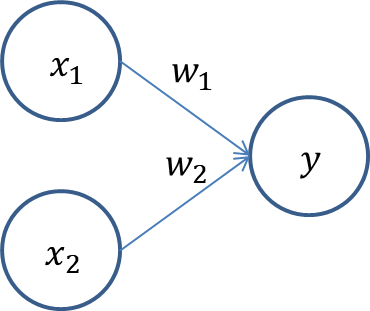
#> input picture deep_learning_from_scratch/book_1/chapter2/images/fig 2-1.png, 370 x 311 px, found by its file name
$ jupyter execute --allow-errors chapter02.ipynb
#> lines starting #> are read from the running program, lines starting #| are printed output that depends on the picture
# Chapter 02 자연어와 단어의 분산 표현

자연어 처리가 다루는 분야는 다양하지만, 그 본질적 문제는 컴퓨터가 우리의 말을 알아듣게(이해하게) 만드는 것이다. 이번 장은 컴퓨터에 말을 이해시킨다는 것이 무슨 뜻인지, 그리고 어떤 방법들이 존재하는지를 중심으로 진행한다. 특히 고전적인 기법(딥러닝 등장 이전의 기법)들을 자세히 살펴보고자 한다.

또한 이번 장에서는 파이썬으로 텍스트를 다루는 연습도 겸한다. 텍스트를 단어로 분할하는 처리나 단어를 단어 ID로 변환하는 처리 등을 구현한다.

## 2.1 자연어 처리란

- $\textbf{자연어}^{\text{natural language}}$ : 한국어와 영어 등 우리가 평소에 쓰는 말. '부드러운 언어'
- $\textbf{자연어 처리}^{\text{Natural Language Processing}}$ : 자연어를 처리하는 분야 $\rightarrow$ 우리의 말을 컴퓨터에게 이해시키기 위한 기술(분야)
- 프로그래밍 언어 : 컴퓨터가 이해할 수 있는 언어. 정해진 문법에 따라 컴퓨터가 코드를 해석. '딱딱한 언어'

### 2.1.1 단어의 의미

말은 '문자'로 구성되며, 말의 의미는 '단어'로 구성됨. 즉 단어는 의미의 최소 단위가 되며, 자연어를 컴퓨터에게 이해시키기 위해 '단어의 의미'를 이해시키는게 중요.

'단어의 의미'를 잘 팍악하는 표현 방법 : 시소러스를 활용한 기법, 통계 기반 기법, 추론 기반 기법(word2vec)

- 시소러스(thesaurus) : 사람의 손으로 만든 유의어 사전
- 통계 기반 기법 : 통계 정보로부터 단어를 표현하는 기법
- word2vec : 신경망을 활용한 '추론 기반' 기법

## 2.2 시소러스

'단어의 의미'를 나타내는 가장 일반적인 방법 : 사람이 직접 단어의 의미를 정의하는 방식

자연어 처리의 역사를 돌이켜보면, 초기에는 주로 $\textbf{시소러스}^{\text{thesaurus}}$형태의 사전을 활용해왔음.

시소러스란 유의어 사전으로, '뜻이 같은 단어(동의어)'나 '뜻이 비슷한 단어(유의어)'가 한 그룹으로 분류되어 있음.

[cell 1]
from PIL import Image

Image.open('C:\\Users\\AAA\\self_study\\deep_learning_from_scratch\\book_2\\images\\fig 2-1.png')

자연어 처리에 이용되는 시소러스에서는 단어 사이의 '상위와 하위' 혹은 '전체와 부분'등, 더 디테일한 관계까지 정의해둔 경우가 있음. 다음 그림의 경우 각 단어의 관계를 그래프 구조로 정의함.

#> (a cell that did not finish here is left out)

이와 같이 모든 단어에 대한 유의어 집합을 만든 다음, 단어들의 관계를 그래프로 표현해서 단어 사이의 연결을 정의할 수 있음.

그러면 이러한 '단어 네트워크'를 이용하여 컴퓨터에게 단어 사이의 관계를 가르칠 수 있음.

### 2.2.1 WordNet

자연어 처리 분야에서 가장 유명한 시소러스는 $\textbf{WordNet}$이다.

WordNet은 프린스턴 대학교에서 1985년부터 구축하기 시작한 전통 있는 시소러스로, 지금까지 많은 연구와 다양한 자연어 처리 어플리케이션에서 활용되고 있다.

WordNet을 사용하면 유의어를 얻거나 '단어 네트워크'를 이용할 수 있다. 또한 단어 네트워크를 사용해서 단어 사이의 유사도를 구할 수도 있다.

### 2.2.2 시소러스의 문제점

WordNet과 같은 시소러스에는 수많은 단어에 대한 동의어와 계층 구조 등의 관계가 정의되어 있다.

이러한 지식을 이용하면 '단어의 의미'를 간접적으로라도 컴퓨터에 전달할 수 있다.

하지만 이와 같은 사람이 수작업으로 일일이 레이블링하는 방식에는 크나큰 단점이 존재한다.

1. $\textbf{시대 변화에 대응하기 어렵다.}$

2. $\textbf{사람을 쓰는 비용은 크다.}$

3. $\textbf{단어의 미묘한 차이를 표현할 수 없다.}$

이와 같이 시소러스를 사용하는 기법(단어의 의미를 사람이 정의하는 기법)에는 커다란 문제가 있다.

이 문제를 피하기 위해, '통계 기반 기법'과 신경망을 사용하는 '추론 기반 기법'에 대해 알아보고자 한다.

두 기법에서는 대량의 텍스트 데이터로부터 '단어의 의미'를 자동으로 추출한다.

## 2.3 통계 기반 기법

$\textbf{말뭉치}^{\text{corpus}}$ : 대량의 텍스트 데이터. 주로 자연어 처리 연구나 어플리케이션을 염두에 두고 수집된 데이터를 의미.

말뭉치에는 문장을 쓰는 방법, 단어를 쓰는 방법, 단어의 의미 등 사람이 알고 있는 자연어에 대한 지식이 포함되어 있음.

통계 기반 기법의 목표는 사람의 지식으로 가득한 말뭉치에서 자동으로, 그리고 효율적으로 그 핵심을 추출하는 것.

### 2.3.1 파이썬으로 말뭉치 전처리하기

파이썬의 대화 모드를 활용한 매우 작은 텍스트 데이터(말뭉치)에 전처리(preprocessing)하기

(여기서 전처리란 텍스트 데이터를 단어로 분할하고 그 분할된 단어들을 단어 ID 목록으로 변환하는 일)

[cell 3]
text = "You say goodbye and I say hello."
#> text = 'You say goodbye and I say hello.'

[cell 4]
text = text.lower()
#> text = 'you say goodbye and i say hello.'
text = text.replace('.', ' .')
#> text = 'you say goodbye and i say hello .'

words = text.split(' ')
#> words = ['you', 'say', 'goodbye', 'and', 'i', 'say', 'hello', '.']
print(words)
#| ['you', 'say', 'goodbye', 'and', 'i', 'say', 'hello', '.']

먼저 `lower()` 메서드를 통해 모든 문자를 소문자로 변환.

그리고 `split()` 메서드를 호출해 공백을 기준으로 분할. `text` 예제의 경우 문장 끝의 마침표까지 고려.

파이썬의 딕셔너리를 통해 단어 ID와 단어를 짝지어주는 대응표 작성하기

[cell 5]
word_to_id = {}
id_to_word = {}

for word in words:
    if word not in word_to_id:
        new_id = len(word_to_id)
        word_to_id[word] = new_id
        id_to_word[new_id] = word
#> this loop made 8 passes
#> after the loop, id_to_word = {0: 'you', 1: 'say', 2: 'goodbye', 3: 'and', 4: 'i', 5: 'hello', 6: '.'}; word_to_id = {'you': 0, 'say': 1, 'goodbye': 2, 'and': 3, 'i': 4, 'hello': 5, '.': 6}

[cell 6]
print(word_to_id)
#| {'you': 0, 'say': 1, 'goodbye': 2, 'and': 3, 'i': 4, 'hello': 5, '.': 6}
print(id_to_word)
#| {0: 'you', 1: 'say', 2: 'goodbye', 3: 'and', 4: 'i', 5: 'hello', 6: '.'}

[cell 7]
print(word_to_id['hello'])
#| 5
print(id_to_word[1])
#| say

[cell 8]
import numpy as np

corpus = [word_to_id[w] for w in words]
#> corpus = [0, 1, 2, 3, 4, 1, 5, 6]
corpus = np.array(corpus)
print(corpus)
#| [0 1 2 3 4 1 5 6]
print(corpus.shape)
#| (8,)

이상의 처리를 모아 `preprocess()`라는 함수로 구현하면 다음과 같이 말뭉치 전처리 수행이 가능하다.

[cell 9]
import sys
sys.path.append('..')
#> (the rest of this cell did not finish here and is left out)

- `corpus` : 단어 ID 목록
- `word_to_id` : 단어에서 단어 ID로의 딕셔너리
- `id_to_word` : 단어 ID에서 단어로의 딕셔너리

이제 '통계 기반 기법'을 통해 말뭉치로부터 '단어의 의미'를 추출하는 방식을 살펴본다. 이를 통해 단어를 벡터로 표현할 수 있다.

### 2.3.2 단어의 분산 표현

'색깔'을 RGB 벡터로 표현하듯, '단어'도 벡터로 표현하고자 한다.

$\textbf{분산 표현}^{\text{distributional representation}}$ : '단어의 의미'를 정확하게 파악할 수 있는 벡터 표현

### 2.3.3 분포 가설

$\textbf{분포 가설}^{\text{distributional hypothesis}}$ : 자연어 처리에서 단어를 벡터로 표현하는 연구들의 핵심적인 아이디어. '단어의 의미는 주변 단어에 의해 형성된다'

분포 가설이 말하고자 하는 바는 단어 자체에는 의미가 없고, 그 단어가 사용된 '$\text{맥락}^{\text{context}}$' 이 의미를 형성한다는 것.

이번 장에서 '맥락' 이라는 것은 주변에 놓인 단어를 가리킴.

#> (a cell that did not finish here is left out)

위의 그림같이 '맥락'이란 특정 단어를 중심에 둔 주변 단어를 의미함.

$\text{윈도우 크기}^{\text{window size}}$ : 맥락의 크기(상황에 따라 양옆 모두 고려할 수도, 왼쪽 혹은 오른쪽만, 아니면 문장의 시작과 끝만 고려할 수 있음)

### 2.3.4 동시발생 행렬

'$\textbf{통계 기반}^{\text{statistical based}}$ 기법' : 어떤 단어에 주목했을 때, 그 주변에 어떤 단어가 몇 번이나 등장하는지를 측정해서 집계하는 방법

통계 기반 기법 예제

[cell 11]
import sys
sys.path.append('..')
import numpy as np
#> (the rest of this cell did not finish here and is left out)

#> (a cell that did not finish here is left out)

#> (a cell that did not finish here is left out)

단어 'you'의 맥락에서 발생하는 단어의 빈도를 [그림 2-5]와 같이 벡터 형태로 표현할 수 있다.

ID가 1인 'say'에 대해서도 같은 작업을 수행하면 다음과 같다.

[cell 14]
Image.open('C:\\Users\\AAA\\self_study\\deep_learning_from_scratch\\book_2\\images\\fig 2-6.png')
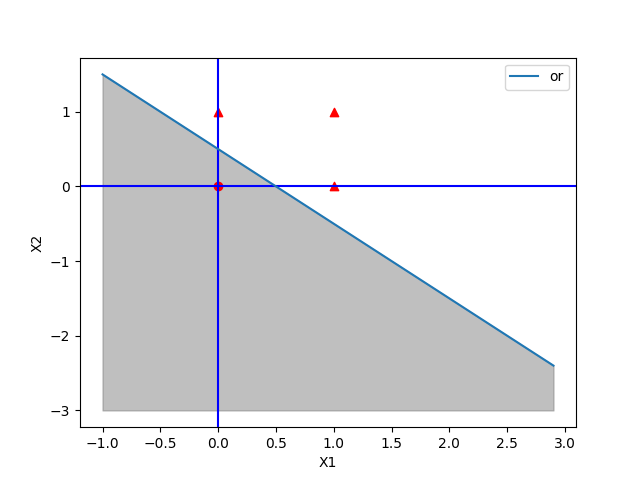
#> input picture deep_learning_from_scratch/book_1/chapter2/images/fig 2-6.png, 640 x 480 px, found by its file name

이상의 작업을 모든 단어에 대해서 수행한 결과는 다음과 같다.

[cell 15]
Image.open('C:\\Users\\AAA\\self_study\\deep_learning_from_scratch\\book_2\\images\\fig 2-7.png')
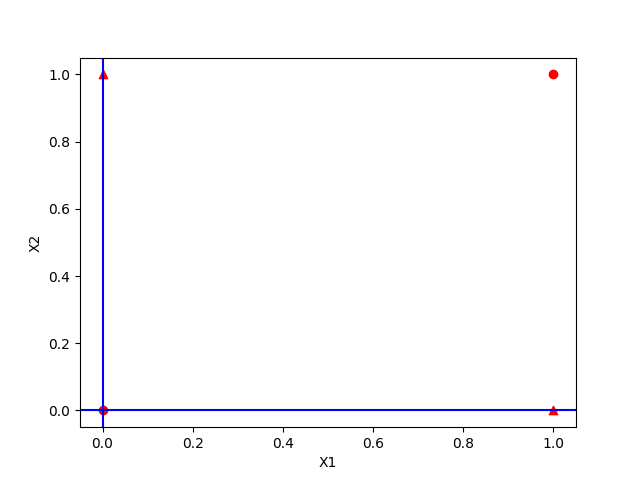
#> input picture deep_learning_from_scratch/book_1/chapter2/images/fig 2-7.png, 640 x 480 px, found by its file name

$\textbf{동시발생 행렬}^{\text{co-occurence matrix}}$ : 모든 단어에 대해 동시발생하는 단어를 행렬 형태로 정리한 것.

이러한 동시발생 행렬을 활용하면 단어를 벡터로 나타낼 수 있다. 수동으로 만들 수도 있지만, 자동화도 가능하다.

말뭉치로부터 동시발생 행렬을 만들어주는 함수를 구현한다.

`create_co_matrix(corpus, vocab_size, window_size = 1)` : common/util.py

이 함수는 먼저 `co_matrix`를 0으로 채워진 2차원 배열로 초기화한다.

그 다음 말뭉치에 등록된 모든 단어 각각에 대해서 윈도우에 포함된 주변 단어를 세어나간다.

이때 말뭉치의 왼쪽 끝과 오른쪽 끝 경계를 벗어나지 않는 경우에 대해서만 센다. (`if left_idx >= 0:`, `if right_idx < corpus_size:`)

앞으로 말뭉치의 동시발생 행렬을 만드는 경우 항상 이 함수를 사용하도록 한다.

### 2.3.5 벡터 간 유사도

벡터 사이의 유사도를 측정하는 방법은 다양하다. 대표적으로 벡터의 내적이나 유클리드 거리등이 있다.

$\textbf{코사인 유사도}^{\text{cosine similarity}}$ : 단어 벡터의 유사도를 나타낼 때 자주 쓰이는 방법.

두 벡터 $\mathbf{x} = (x_1, x_2, \ldots, x_n)$ 과 $\mathbf{y} = (y_1, y_2, \ldots, y_n)$ 이 주어졌을 때, 코사인 유사도는 다음과 같이 정의한다.

\begin{equation*}
    \text{similarity}(\mathbf{x}, \mathbf{y}) = \cfrac{\mathbf{x} \cdot \mathbf{y}}{|| \mathbf{x} || || \mathbf{y} ||} = \cfrac{x_1 y_1 + \cdots + x_n y_n}{\sqrt{x^{2}_1 + \cdots + x^{2}_n} \sqrt{y^{2}_1 + \cdots + y^{2}_n}}
    \tag{2.1}
\end{equation*}

위 식의 핵심은 벡터를 정규화하고 내적을 구하는 것이다.

코사인 유사도를 직관적으로 풀면 '두 벡터가 가리키는 방향이 얼마나 비슷한가'이다.

두 벡터의 방향이 완전히 같다면 코사인 유사도가 1이 되며, 정반대라면 -1이 된다.

이러한 코사인 유사도를 파이썬 함수로 구현할 수 있다. (common/util.py)

단어 벡터의 유사도 예제 : ch02/similarity.py

실행 결과 "you"와 "i"의 코사인 유사도는 0.70... 으로 나왔다. 이 값은 비교적 높다(유사성이 크다)고 할 수 있다.

### 2.3.6 유사 단어의 랭킹 표시

`most_similar()` : 어떤 단어가 검색어로 주어지면, 그 검색어와 비슷한 단어를 유사도 순으로 출력하는 함수

common/util.py 참조

#> (a cell that did not finish here is left out)

`most_similar()` 함수에서는 similarity 배열에 담긴 원소의 인덱스를 내림차순으로 정렬한 뒤 상위 원소들을 출력한다.

이때 배열 인덱스의 정렬을 바꾸는 데 사용한 `argsort()` 메서드는 넘파이 배열의 원소를 오름차순으로 정렬한다(반환값은 배열의 인덱스이다).

[cell 17]
x = np.array([100, -20, 2])
#> x = [100, -20, 2]
x.argsort()
#> Out = [1, 2, 0]

원래 목적은 단어의 유사도가 '큰' 순서로 정렬하는 것이기에, 넘파이 배열의 각 원소에 마이너스를 곱한 후 `argsort()` 메서드를 호출하면 원하는 결과를 얻을 수 있다.

[cell 18]
(-x).argsort()
#> Out = [0, 2, 1]

이와 같이 `argsort()` 를 사용하면 단어의 유사도가 높은 순서로 출력할 수 있다.

"you"를 검색어로 지정해서 유사한 단어들을 출력하는 예제 : ch02/most_similar.py

지금까지 본 것처럼 동시발생 행렬을 이용하면 단어를 벡터로 표현할 수 있다.

## 2.4 통계 기반 기법 개선하기

앞서 단어의 동시발생 행렬을 만들었다.

이를 이용해 단어를 벡터로 표현하는 데는 성공했으나, 아직 동시발생 행렬에는 개선해야 할 점이 남아있다.

이번 절에서는 이 개선 작업을 해보고자 한다. 이를 통해 더 실용적인 말뭉치를 사용하여 '진짜' 단어의 분산 표현을 얻고자 한다.

### 2.4.1 상호정보량

앞선 동시발생 행렬의 원소는 두 단어가 동시에 발생한 횟수를 나타낸다. (윈도우 기준)

그러나 이 '발생' 횟수는 사실 그리 좋은 특징이 아니다.

"...the car..." 에서 동시발생횟수 기준으로는 "the"가 "drive"보다 "car"와 더 관련이 깊다는 결론이 나온다.

문제점 해결 방법 $\rightarrow$ $\textbf{점별 상호정보량}^{\text{Pointwise Mutual Information}}$(PMI)

PMI는 확률 변수 x와 y에 대해서 다음 식으로 정의된다.

\begin{equation*}
    \text{PMI}(x,y) = \log_{2} \cfrac{P(x,y)}{P(x)P(y)}
    \tag{2.2}
\end{equation*}

여기서 $P(x)$는 $x$가 일어날 확률, $P(y)$는 $y$가 일어날 확률, $P(x,y)$는 $x,y$가 동시에 일어날 확률을 뜻한다.

이 PMI 값이 높을수록 $x$와 $y$간에 관련성이 높다는 뜻이다.

자연어에 대해 적용할 경우 다음과 같이 이해할 수 있다. 10,000개의 단어로 이뤄진 말뭉치에서,

1. $P(x)$ : 단어 $x$가 말뭉치에 등장할 확률. 말뭉치에서 "the"가 100번 등장하면 $P(``\text{the}") = \tfrac{100}{10,000} = 0.01$.

2. $P(x,y)$ : 단어 $x,y$가 말뭉치에 동시발생할 확률. 말뭉치에서 "the"와 "car"가 10번 동시발생하면 $P(``\text{the}", ``\text{car}") = \tfrac{10}{10,000} = 0.001$.

동시발생 행렬을 활용해서 식 (2.2) 다시 쓰기

- $C$ : 동시발생 행렬
- $C(x,y)$ : 단어 $x$와 $y$가 동시발생하는 횟수
- $C(x)$, $C(y)$ : 각각 단어 $x$와 $y$의 등장 횟수

\begin{equation*}
    \text{PMI}(x,y) = \log_{2} \cfrac{P(x,y)}{P(x)P(y)} = \log_{2} \cfrac{\cfrac{C(x,y)}{N}}{\cfrac{C(x)}{N} \cfrac{C(y)}{N}} = \log_{2} \cfrac{C(x,y) \cdot N}{C(x) C(y)}
    \tag{2.3}
\end{equation*}

[cell 19]
## PMI 예제
def PMI(word1, word2, PMI_ex, N : int):
    Cx = PMI_ex[word1]
    Cy = PMI_ex[word2]
    Cxy = PMI_ex[word1 + "_" + word2]
    return np.log2(N * Cxy / (Cx * Cy))

PMI_ex = {"the" : 1000, "car" : 20, "drive" : 10, "the_car" : 10, "car_drive" : 5}
N = 10000

print("\'the\' \'car\' PMI :", PMI("the", "car", PMI_ex, N))
print("\'car\' \'drive\' PMI :", PMI("car", "drive", PMI_ex, N))

위의 예에서 알 수 있듯이 PMI를 이용하면 'car'는 'the'보다 'drive'와의 관련성이 강해진다.

이러한 결과가 나온 이유는 단어가 단독으로 출현하는 횟수가 고려되었기 때문이다.

이 예제의 경우 'the'가 자주 출현했으므로 PMI 점수가 낮아진 것이다.

PMI는 굉장히 좋은 성질을 지녔으나, 한 가지 문제점이 있다.

두 단어의 동시발생 횟수가 0이 되면 $\log_{2} = -\infty$ 가 되기에, PMI 점수 계산이 불가능해진다.

이 문제를 피하기 위해 실제 구현에서는 $\textbf{양의 상호정보량}^{\text{positive PMI}}(\textbf{PPMI})$ 을 사용한다.

\begin{equation*}
    \text{PPMI}(x,y) = \max (0, \text{PMI}(x,y))
    \tag{2.4}
\end{equation*}

이 식을 사용하게 되면 PMI가 음수일 때는 0으로 취급할 수 있다.

즉 단어 사이의 관련성을 0 이상의 실수로 나타낼 수 있다.

동시발생 행렬을 PPMI 행렬로 변환하는 함수 `ppmi(C, verbose = False, eps = 1e-8)`는 common/util.py 를 참조

이 함수에서 인수 `C`는 동시발생 행렬, `verbose` 는 진행상황 출력 여부를 결정하는 플래그이다.

큰 말뭉치를 다룰 때 `verbose = True`로 설정하면 중간중간 진행 상황을 알려준다.

참고로, `ppmi()`는 동시발생 행렬에 대해서만 PPMI 행렬을 구할 수 있도록 단순화한 구현이다.

구체적으로, 단어 $x$ 와 단어 $y$ 가 동시에 발생하는 횟수를 $C(x,y)$ 라고 하면

\begin{equation*}
    C(x) = \displaystyle\sum_{i}^{}C(i,x), \quad C(y) = \displaystyle\sum_{i}^{}C(i,y), \quad N = \displaystyle\sum_{i}^{} \displaystyle\sum_{j}^{} C(i,j)
\end{equation*}

이다. 매우 단순한 구현으로, 중복되는 계산을 하게된다. (`ppmi_optimized`는 이를 보완함)

동시발생 행렬을 PPMI 행렬로 변환하는 예제 : chapter02/ppmi.py

이상으로 동시발생 행렬을 PPMI 행렬로 변환하는 법을 알아보았다.

이때 PPMI 행렬의 각 원소는 0 이상의 실수이다.

그러나 PPMI 행렬에는 말뭉치의 어휘 수에 비례해서 각 단어 벡터의 차원 수가 증가한다는 큰 단점이 존재한다.

예를 들어 말뭉치의 어휘 수가 10만개이면 그 벡터의 차원 수도 똑같이 10만이 된다.

또한, PPMI 행렬이나 동시발생 행렬의 원소는 대부분 그 값이 0임을 알 수 있다.

벡터의 원소 대부분이 중요하지 않다는 뜻이다(각 원소의 '중요도'가 낮다).

이런 벡터는 노이즈에 약하고 견고하지 못하다는 약점도 있다.

이러한 문제에 대한 해소법으로 벡터의 차원 감소가 있다.

### 2.4.2 차원 감소

$\textbf{차원 감소}^{\text{dimensionality reduction}}$ : 벡터의 차원을 줄이는 방법. '중요한 정보'는 최대한 유지하면서 줄이는 게 핵심

다음 그림처럼 데이터의 분포를 고려해서 중요한 '축'을 찾는 일을 수행함.

[cell 20]
Image.open('C:\\Users\\AAA\\self_study\\deep_learning_from_scratch\\book_2\\images\\fig 2-8.png')
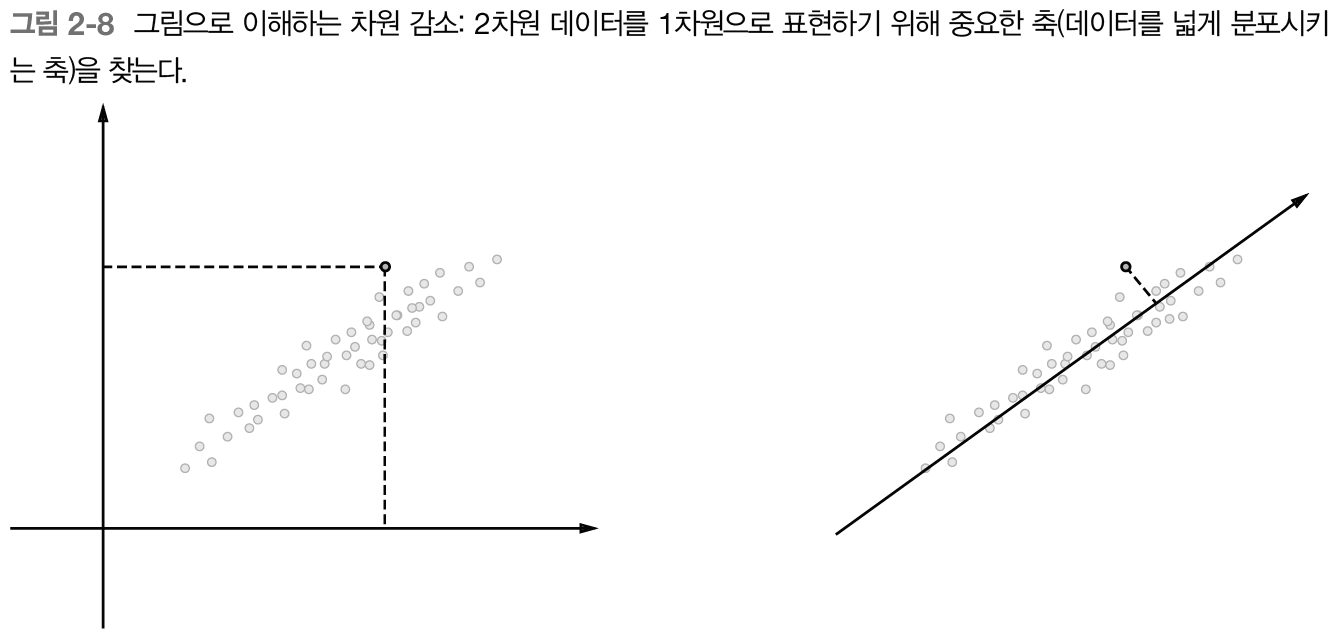
#> input picture deep_learning_from_scratch/book_2/images/fig 2-8.png, 1338 x 642 px, found by its file name

$\textbf{NOTE}$

원소 대부분이 0인 행렬 또는 벡터를 $\text{희소 행렬}^{\text{sparse matrix}}$ 또는 $\text{희소 벡터}^{\text{sparse vector}}$ 라고 한다. 차원 감소의 핵심은 희소벡터에서 중요한 축을 찾아내어 더 적은 차원으로 다시 표현하는 것이다. 차원 감소의 결과로 원래의 희소벡터는 원소 대부분이 0이 아닌 값으로 구성된 '밀집 벡터'로 변환된다. 이 조밀한 벡터가 우리가 원하는 단어의 분산 표현이 되는 것이다.

차원을 감소시키는 방법은 다양하다. 여기서는 그중 SVD를 활용하고자 한다.

$\textbf{특잇값 분해}^{\text{Singular Value Decomposition}} (\textbf{SVD})$ : 임의의 행렬을 세 행렬의 곱으로 분해

\begin{equation*}
    \mathbf{X} = \mathbf{U} \mathbf{S} \mathbf{V}^{\top}
    \tag{2.5}
\end{equation*}

$\mathbf{U}$ 와 $\mathbf{V}$ 는 직교행렬(orthogonal matrix)이고, 그 열벡터는 서로 직교한다.

$\mathbf{S}$ 는 대각행렬(diagonal matrix)로, 대각성분 외에는 전부 0인 행렬이다.

이를 다음 그림처럼 표현할 수 있다.

[cell 21]
Image.open('C:\\Users\\AAA\\self_study\\deep_learning_from_scratch\\book_2\\images\\fig 2-9.png')
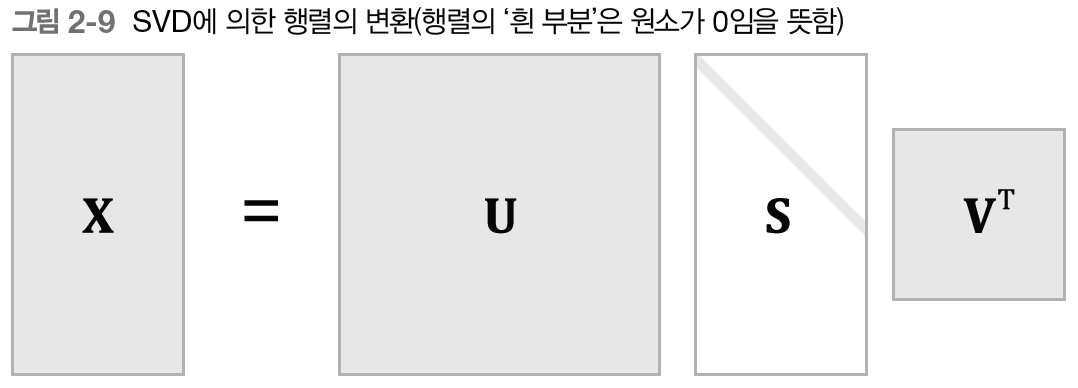
#> input picture deep_learning_from_scratch/book_2/images/fig 2-9.png, 1078 x 388 px, found by its file name

$\mathbf{U}$ 는 직교행렬이며, 어떠한 공간의 축(기저)을 형성한다. 우리의 맥ㄺ에서 이 $\mathbf{U}$ 를 '단어 공간'으로 취급할 수 있다.

$\mathbf{S}$ 는 대각행렬로, 대각성분에는 '특잇값(singular value)'가 큰 순서로 나열되어 있다. 특잇값은 쉽게 말해 '해당 축'의 중요도라고 볼 수 있다.

그래서 다음 그림과 같이 중요도가 낮은 원소를 깎아내는 방법을 생각할 수 있다.

[cell 22]
Image.open('C:\\Users\\AAA\\self_study\\deep_learning_from_scratch\\book_2\\images\\fig 2-10.png')
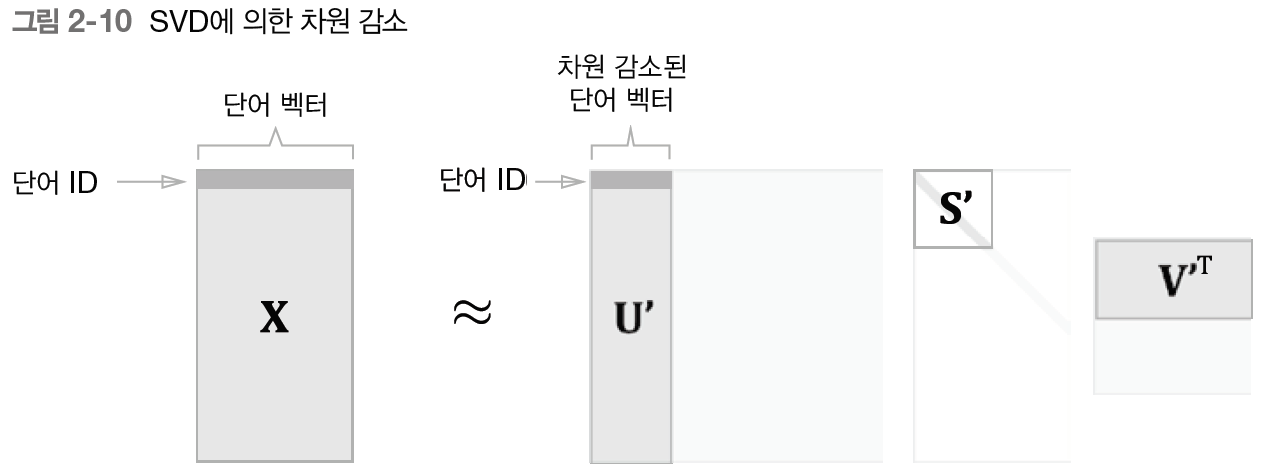
#> input picture deep_learning_from_scratch/book_2/images/fig 2-10.png, 1266 x 474 px, found by its file name
